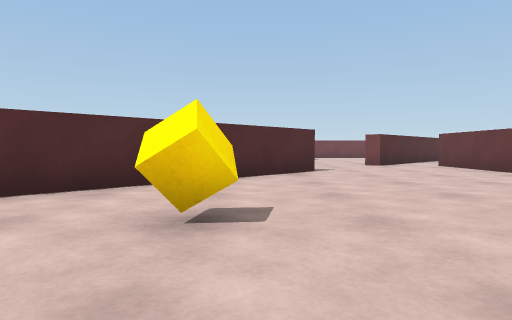
view 1 (above)

17 first-person views from a walk through a Unity game level. The camera is 0.55 m above the floor, tilts 2° down and sees 75° across. The floor is counted in squares, 1 m on a side. Each view is taken from the middle of a square. On the plan, view 1 faces up. The plan holds only what a view shows up to about 9 squares ahead; the rest is blank. The player is left out.

view 2
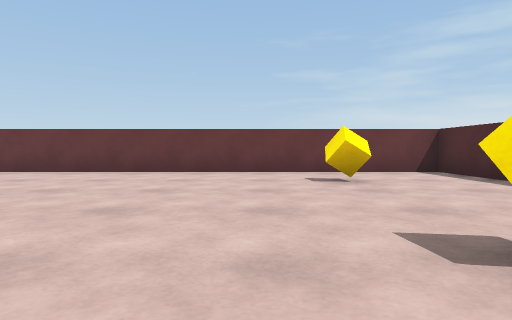

view 3
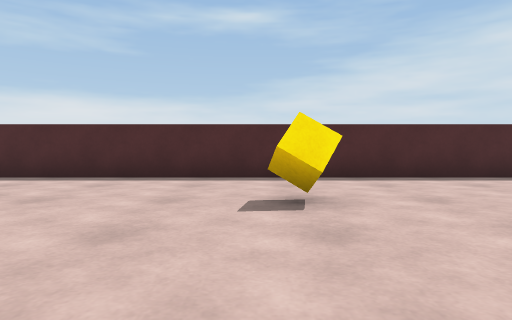

view 4
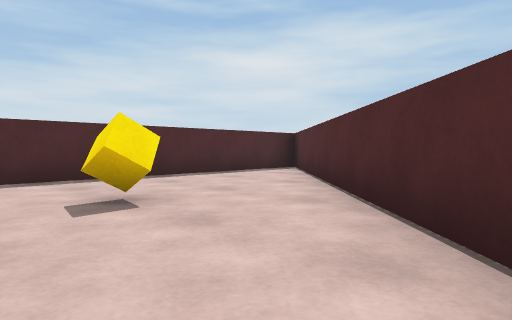

view 5
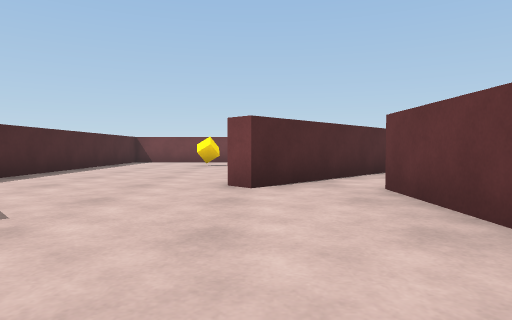

view 6
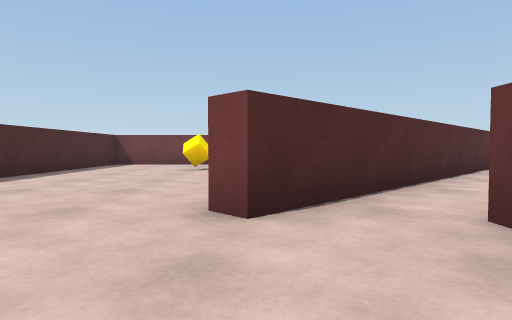

view 7
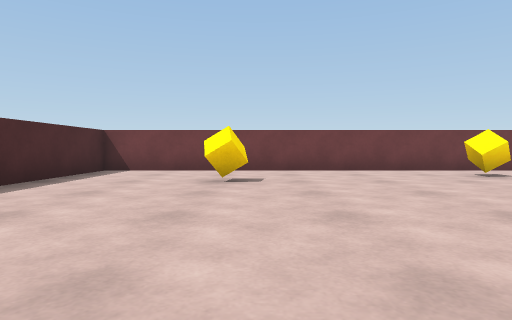

view 8
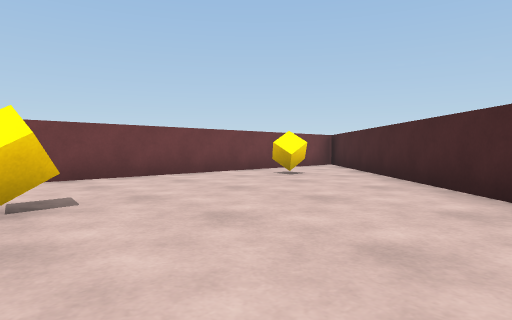

view 9
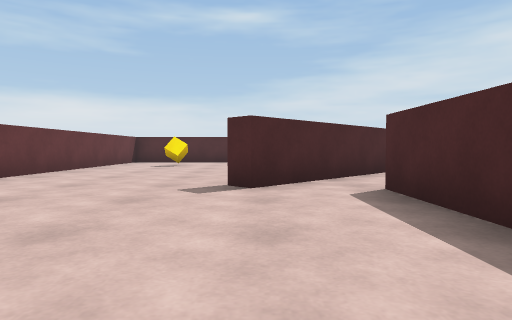

view 10
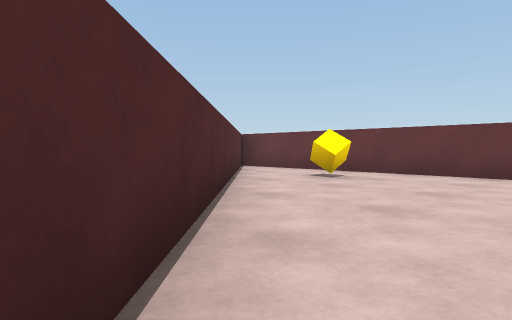

view 11
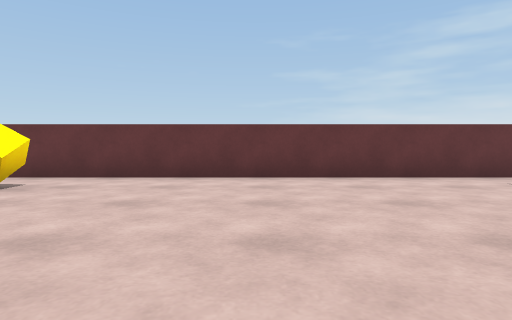

view 12
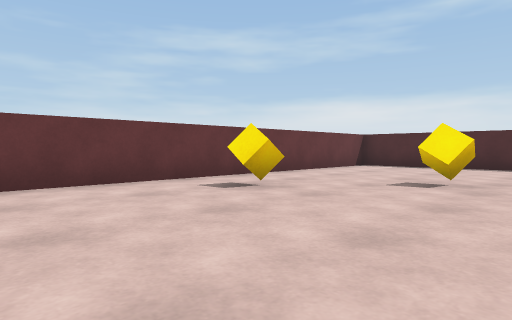

view 13
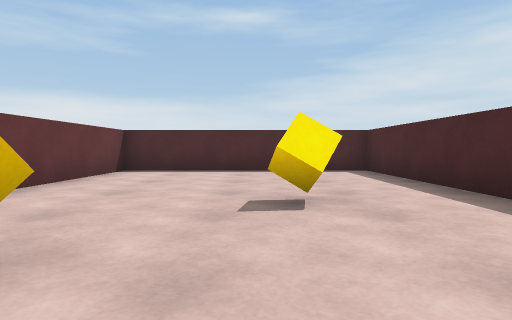

view 14
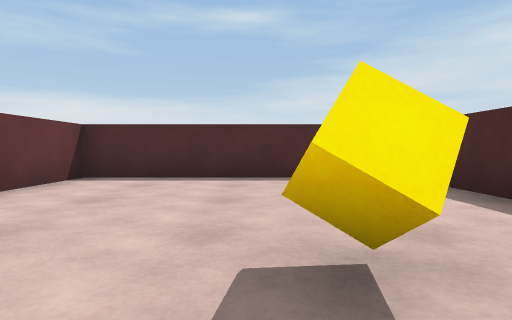

view 15
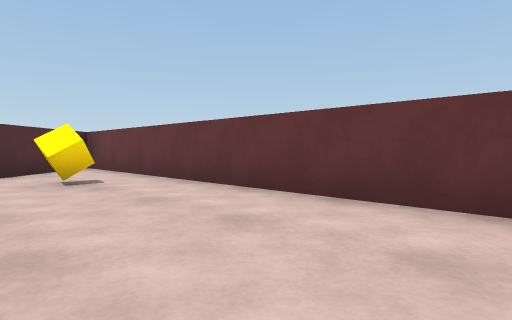

view 16
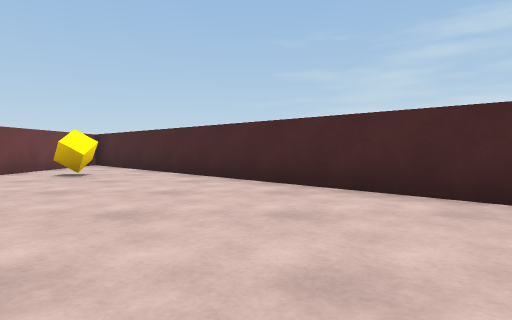

view 17
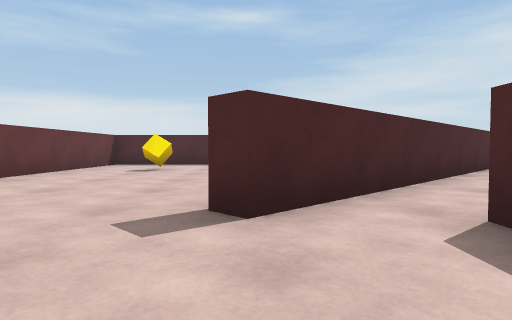

### Floor plan
Ten units are one square. View 1 is at (0, 0); x grows to the right and y downward. Boxes are objects, and circles mark ways between rooms. Rooms are numbered by the first view taken in them; rooms with no view inside come last. Other rooms are left out.
<svg viewBox="-67 -197 195 204">
<path fill="none" stroke="#000" d="M42 -115 102 -175M51 -118 39 -106 36 -109M-52 -22 11 -84 14 -81 -62 -4M-55 2 58 2 58 -105M100 -192 -7 -192 -7 -85M62 -45 62 2 123 2 123 -185M112 -178 51 -118"/>
<rect x="-15" y="-35" width="10" height="10" fill="#bbb"><title>cube</title></rect>
<rect x="15" y="-175" width="10" height="10" fill="#bbb"><title>cube</title></rect>
<rect x="25" y="-35" width="10" height="10" fill="#bbb"><title>cube</title></rect>
<rect x="65" y="-185" width="10" height="10" fill="#bbb"><title>cube</title></rect>
<rect x="75" y="-55" width="10" height="10" fill="#bbb"><title>cube</title></rect>
<rect x="95" y="-75" width="10" height="10" fill="#bbb"><title>cube</title></rect>
<rect x="95" y="-155" width="10" height="10" fill="#bbb"><title>cube</title></rect>
<circle cx="60" cy="-110" r="3" fill="#2a7"/>
<text x="20" y="-80">1</text>
<text x="90" y="-80">2</text>
</svg>
Room 1 opens to room 2.

Where each view was taken, in squares from view 1:
view 1: 0 up, 0 right, facing up
view 2: 4 up, 2 left, facing right
view 3: 6 up, 0 right, facing down
view 4: 6 up, 1 right, facing down-left
view 5: 6 up, 4 right, facing up
view 6: 8 up, 4 right, facing up
view 7: 11 up, 3 right, facing up
view 8: 13 up, 2 right, facing up-right
view 9: 13 up, 1 right, facing down
view 10: 11 up, 5 right, facing up-right
view 11: 11 up, 6 right, facing right
view 12: 10 up, 7 right, facing down-right
view 13: 8 up, 9 right, facing down
view 14: 6 up, 9 right, facing down
view 15: 9 up, 9 right, facing up-right
view 16: 14 up, 1 right, facing right
view 17: 11 up, 1 right, facing down
